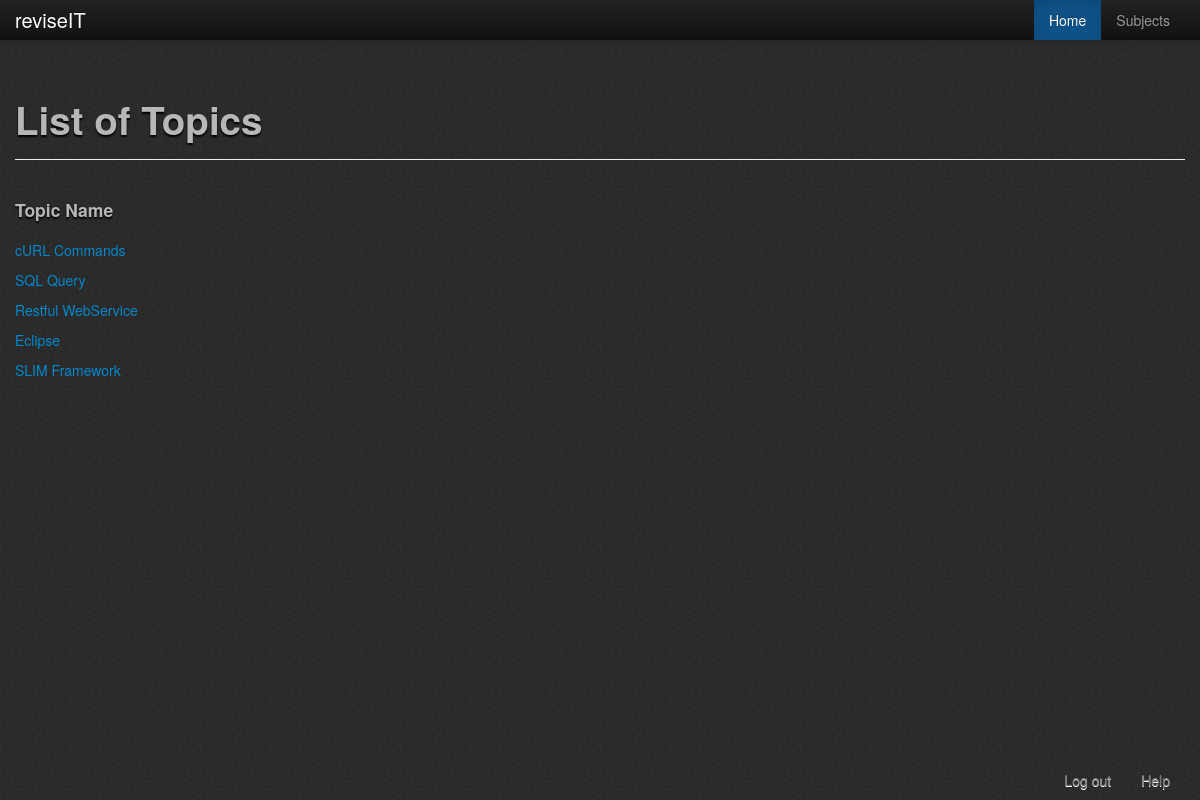
The app's page /php/topics/viewTopic.php?ID=1 (signed in), older data.
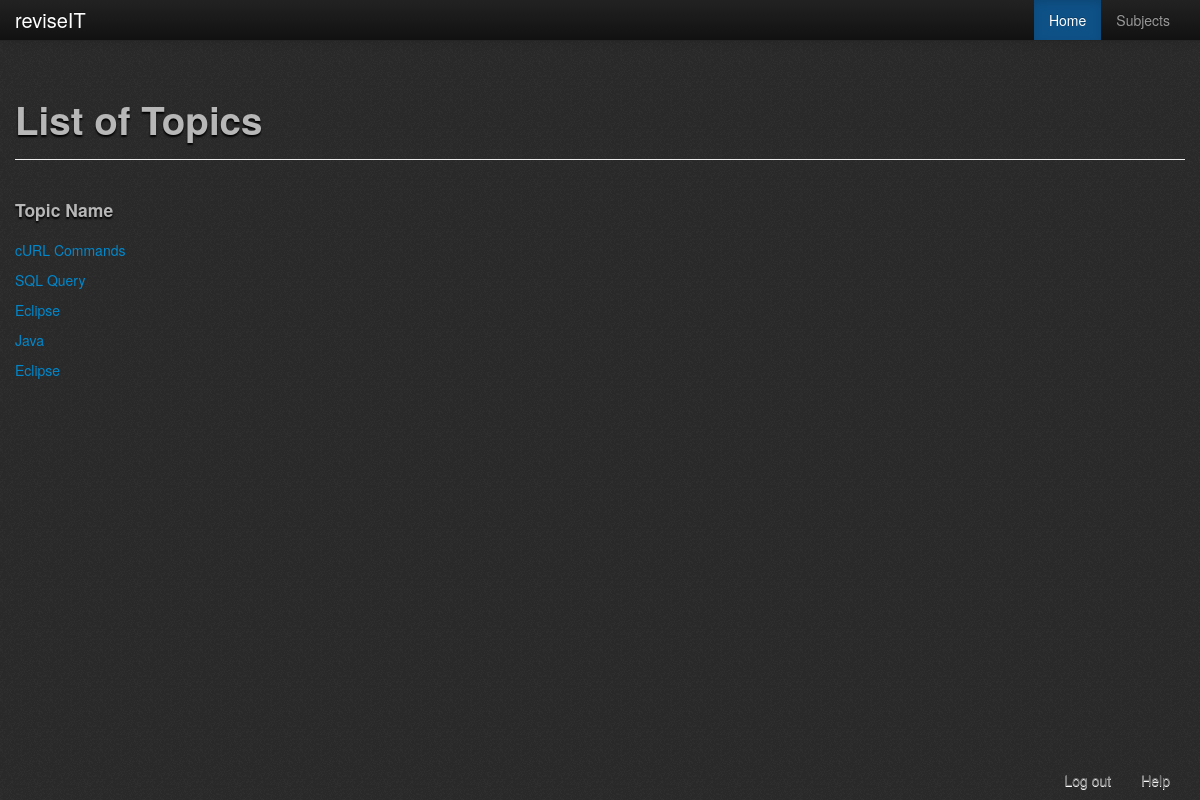
The same page, newer data.
### tables this page shows
CREATE TABLE IF NOT EXISTS `topic` (
  `TopicID` int(5) NOT NULL AUTO_INCREMENT,
  `TopicName` text NOT NULL,
  `SubjectID` int(11) NOT NULL,
  `SubjectCode` varchar(50) NOT NULL,
  `deletionStatus` tinyint(1) NOT NULL COMMENT '0 = display, 1 = not display',
  `dateupdated` date NOT NULL,
  PRIMARY KEY (`TopicID`),
  KEY `FK_topicsub` (`SubjectID`)
);

### php/topics/viewTopic.php (the view, shortened to what this page needs)
<?php
	require '../check_logged_in.php';
	$subject_ID = $_GET['ID'];
?>
<!DOCTYPE html PUBLIC "-//W3C//DTD XHTML 1.0 Transitional//EN" "http://www.w3.org/TR/xhtml1/DTD/xhtml1-transitional.dtd">
<html xmlns="http://www.w3.org/1999/xhtml">
	<head>
		<?php
			include '../header_container.php';
		?>
	</head>
	<body>
			<?php
				include 'topics_menu_bar.php';
			?>
			<br /><br />
			<div class="container">
				<div class="page-header bootstro" data-bootstro-placement="bottom" data-bootstro-title="The Topics" data-bootstro-content="This page contains all the topics associated with your subject.">
					<h1>List of Topics</h1>
				</div>
				<div class="row-fluid bootstro" data-bootstro-placement="bottom" data-bootstro-title="Topic Lists" data-bootstro-content="This is the list of topics. You may click into one of these topics to see their associated subtopics.">
					<?php
					$userRole = $_SESSION['Role'];
					try
					{
						if($userRole != 2)
						{
							$result = $db->prepare("SELECT * FROM topic WHERE SubjectID = '".$subject_ID."' AND deletionStatus = 0");
							$result->execute();
							echo "<div class='span8'>";
								echo"<div class='row-fluid'>";
									echo "<div class='span12'><h4>Topic Name</h4></div>";
								echo "</div>";
							while($row = $result->fetch(PDO::FETCH_ASSOC))
							{
								echo "<a href='../subtopics/view.php?ID=".$row['TopicID']."'>";
										echo "<div class='span12'>".$row['TopicName']."</div>";
								echo "</a>";
							}
							echo "</div>";
						}
					}
					catch(PDOException $e)
					{
						echo $e->getMessage();
					}
					?>
				</div>
			</div>
			<?php
				include '../footer.php';
			?>
	</body>
</html>

Row changes from the older to the newer data that the page shows:
no longer on this page (row edited): topic: TopicName "Restful WebService"
no longer on this page (row edited): topic: TopicName "SLIM Framework"
now on this page (row edited): topic: TopicName "Java"
now on this page (row edited): topic: TopicName "Eclipse"
